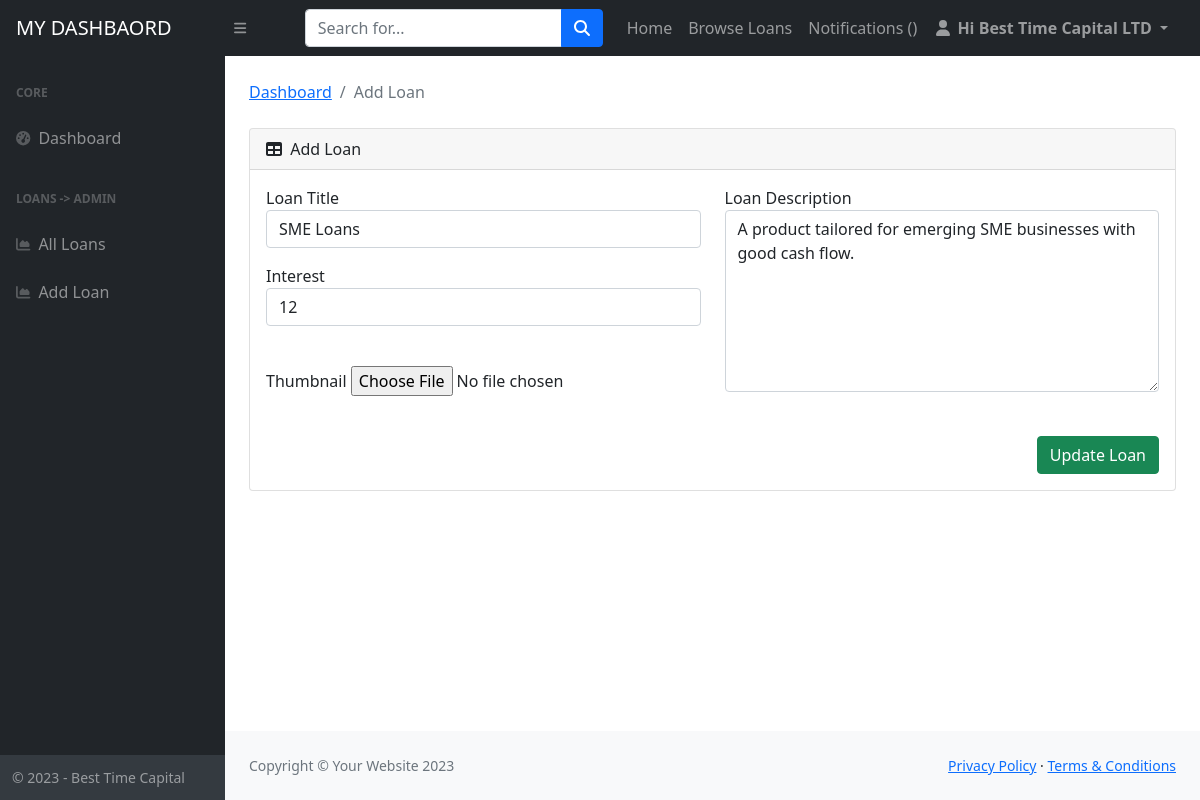
Screenshot of /dashboard/loans/7/update (signed in) with the database file from the repository.
### pages/models.py (models this page shows, shortened)
class CustomUser(AbstractUser):
    first_name = models.CharField(max_length=255)
    last_name = models.CharField(max_length=255)
    email_id = models.CharField(max_length=255)
    phone_no = models.CharField(max_length=255)
    id_no = models.CharField(max_length=255)

### loans/models.py (models this page shows, shortened)
class Loans(models.Model):
    loan_title = models.CharField(max_length=255)
    loan_description = models.TextField()
    interest = models.IntegerField()
    thumbnail = models.ImageField(upload_to ='uploads/')
    created_by = models.ForeignKey(CustomUser, related_name='loans', on_delete=models.CASCADE)
    created_at = models.DateTimeField(auto_now_add=True)
    changed_at = models.DateTimeField(auto_now=True)

### loans/views.py (the view)
# urls.py: path('dashboard/loans/<int:id>/update', update_loans_admin, name="update_loans_admin"),
@login_required
def update_loans_admin(request, id):
    loan = Loans.objects.get(id=id)
    form = AddLoanForm(request.POST, request.FILES, instance=loan)
    if request.method == 'POST':
        if form.is_valid():
            formupdate = form.save(commit=False)
            formupdate.save()
            return redirect('all_loans_admin')
        else:
            print("------s-s-s-ssssss----")
            print(form.errors.as_data()) # here you print errors to terminal
    else:
        form = AddLoanForm(instance=loan)
    context = {
        "loan": loan,
        "form": form,
    }
    return render(request, 'loans/update_loans_admin.html', context)

### loans/forms.py
class AddLoanForm(forms.ModelForm):
    class Meta:
        model = Loans
        fields = [
            'loan_title',
            'loan_description',
            'interest',
            'thumbnail',
        ]

### loans/templates/loans/update_loans_admin.html (shortened to what this page needs)
{% extends "base_dashboard.html" %}
{% load static %}
{% block dashboard_content %}
<main>
    <div class="container-fluid px-4">
            <ol class="breadcrumb mb-4">
                <li class="breadcrumb-item"><a href="{% url 'dashboard' %}">Dashboard</a></li>
                <li class="breadcrumb-item active">Add Loan</li>
            </ol>
        <div class="card mb-4">
          <div class="card-header">
              <i class="fas fa-table me-1"></i>
              Add Loan
          </div>
          <div class="card-body">
            <form method="post" action="" enctype="multipart/form-data">
              <div class="row">
                <div class="col-md-6">
                  <div class="mb-3">
                    <label for="" class="form-check-label">Loan Title</label>
                    <input type="text" class="form-control" id=""  name="loan_title" value="{{ loan.loan_title }}">
                  </div>
                  <div class="mb-3">
                    <label for="" class="form-check-label">Interest</label>
                    <input type="number" class="form-control" id="" name="interest" value="{{ loan.interest }}">
                  </div> <br>
                  <div class="mb-3">
                    <div class="form-group">
                      <label for="exampleFormControlFile1">Thumbnail </label>
                      <input type="file" name="thumbnail" class="form-control-file" id="exampleFormControlFile1" value="{{ loan.thumbnail }}">
                    </div>
                  </div>
                </div>
                <div class="col-md-6">
                  <div class="mb-3">
                    <label class="form-check-label" for="">Loan Description</label>
                    <textarea class="form-control" rows="7" name="loan_description" value="{{ loan.loan_description }}">{{ loan.loan_description }}</textarea>
                  </div>
                </div>
              </div>
                <br>
                <div class="d-grid gap-2 d-md-flex justify-content-md-end">
                    <button type="submit" class="btn btn-success">Update Loan</button>
                </div>
            </form>
          </div>
        </div>
    </div>
</main>
{% endblock dashboard_content %}

### templates/base_dashboard.html (shortened to what this page needs)
{% load static %}
<!DOCTYPE html>
<html lang="en">
    <head>
        <link href="https://cdn.jsdelivr.net/npm/simple-datatables@latest/dist/style.css" rel="stylesheet" />
        <link href="{% static 'dashboard/css/styles.css' %}" rel="stylesheet" />
    </head>
    <body class="sb-nav-fixed">
        <nav class="sb-topnav navbar navbar-expand navbar-dark bg-dark">
            <a class="navbar-brand ps-3" href="{% url 'dashboard' %}">MY DASHBAORD</a>
            <button class="btn btn-link btn-sm order-1 order-lg-0 me-4 me-lg-0" id="sidebarToggle" href="#!"><i class="fas fa-bars"></i></button>
            <form class="d-none d-md-inline-block form-inline ms-auto me-0 me-md-3 my-2 my-md-0">
                <div class="input-group">
                    <input class="form-control" type="text" placeholder="Search for..." aria-label="Search for..." aria-describedby="btnNavbarSearch" />
                    <button class="btn btn-primary" id="btnNavbarSearch" type="button"><i class="fas fa-search"></i></button>
                </div>
            </form>
            <ul class="navbar-nav ms-auto ms-md-0 me-3 me-lg-4">
                <li><a class="nav-link" href="/">Home</a></li>
                <li><a class="nav-link" href="{% url 'all_loans' %}">Browse Loans</a></li>
                <li><a class="nav-link" href="">Notifications ({{ notifications.count }})</a></li>
                <li class="nav-item dropdown">
                    <a class="nav-link dropdown-toggle text-capitalize" id="navbarDropdown" href="#" role="button" data-bs-toggle="dropdown" aria-expanded="false"><i class="fas fa-user fa-fw"></i>
                        <b>Hi {{ user.first_name }} {{ user.last_name }}</b>
                    </a>
                </li>
            </ul>
        </nav>
        <div id="layoutSidenav">
            <div id="layoutSidenav_nav">
                <nav class="sb-sidenav accordion sb-sidenav-dark" id="sidenavAccordion">
                    <div class="sb-sidenav-menu">
                        <div class="nav">
                            <div class="sb-sidenav-menu-heading">Core</div>
                            <a class="nav-link" href="{% url 'dashboard' %}">
                                <div class="sb-nav-link-icon"><i class="fas fa-tachometer-alt"></i></div>
                                Dashboard
                            </a>
                            {% if request.user.userprofile.is_employer %}
                            <div class="sb-sidenav-menu-heading">Loans -> Admin</div>
                            <a class="nav-link" href="{% url 'all_loans_admin' %}">
                                <div class="sb-nav-link-icon"><i class="fas fa-chart-area"></i></div>
                                All Loans
                            </a>
                            <a class="nav-link" href="{% url 'add_loan' %}">
                                <div class="sb-nav-link-icon"><i class="fas fa-chart-area"></i></div>
                                Add Loan
                            </a>
                            {% endif %}
                        </div>
                    </div>
                    <div class="sb-sidenav-footer">
                        <div class="small">&copy; 2023 - Best Time Capital</div>
                    </div>
                </nav>
            </div>
            <div id="layoutSidenav_content">
                {% block dashboard_content %}
                {% endblock dashboard_content %}
                <footer class="py-4 bg-light mt-auto">
                    <div class="container-fluid px-4">
                        <div class="d-flex align-items-center justify-content-between small">
                            <div class="text-muted">Copyright &copy; Your Website 2023</div>
                            <div>
                                <a href="#">Privacy Policy</a>
                                &middot;
                                <a href="#">Terms &amp; Conditions</a>
                            </div>
                        </div>
                    </div>
                </footer>
            </div>
        </div>
    </body>
</html>

### templates/base_dashboard.html (style rules this page uses)
input[type=number] { -moz-appearance: textfield; }

### rows the page displays
CustomUser: first_name "Best Time", last_name "Capital LTD"
Loans: loan_title "SME Loans", interest "12", loan_description "A product tailored for emerging SME businesses with good cash flow."
